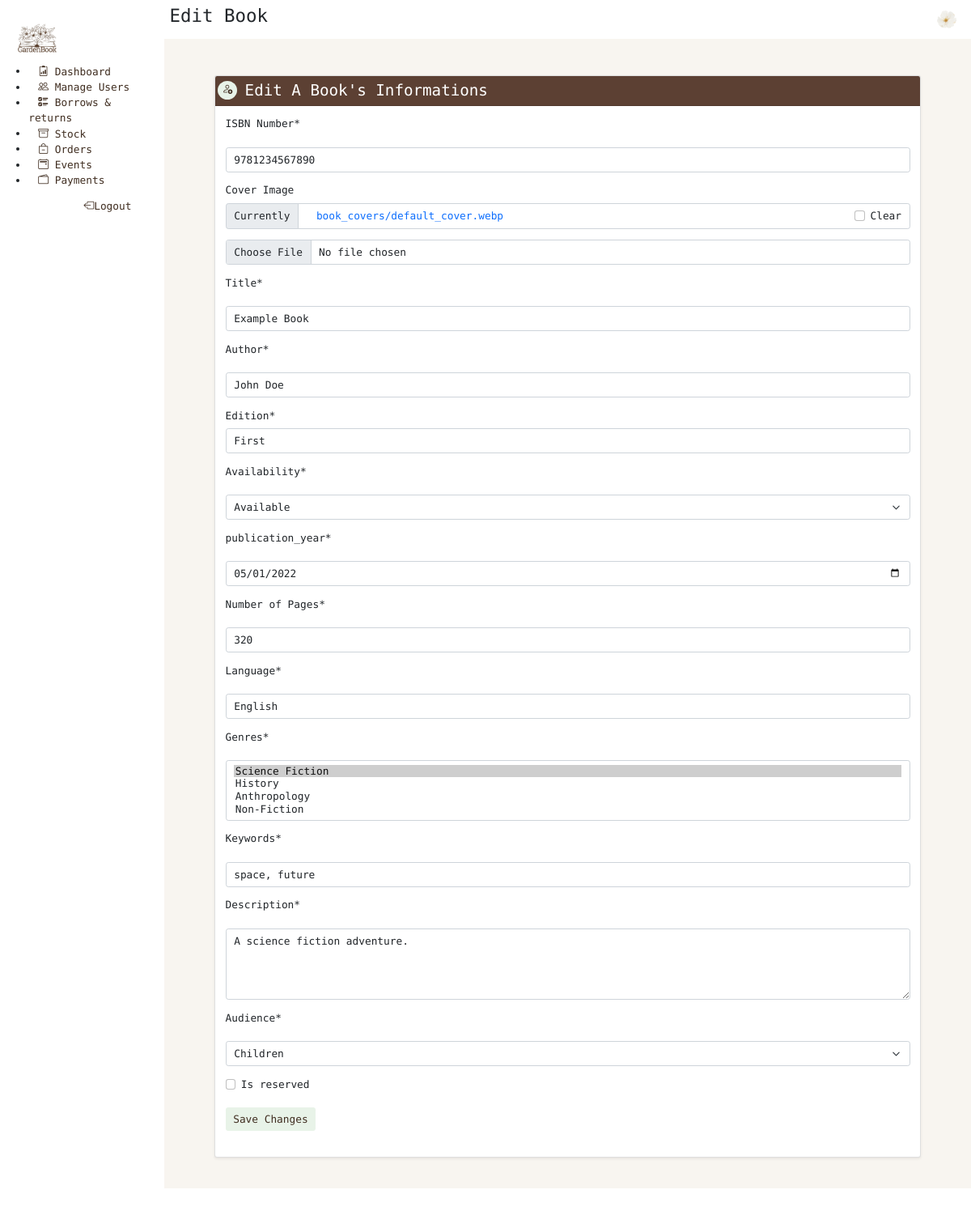
Page /edit-book/1/ (signed in) on the earlier database version.
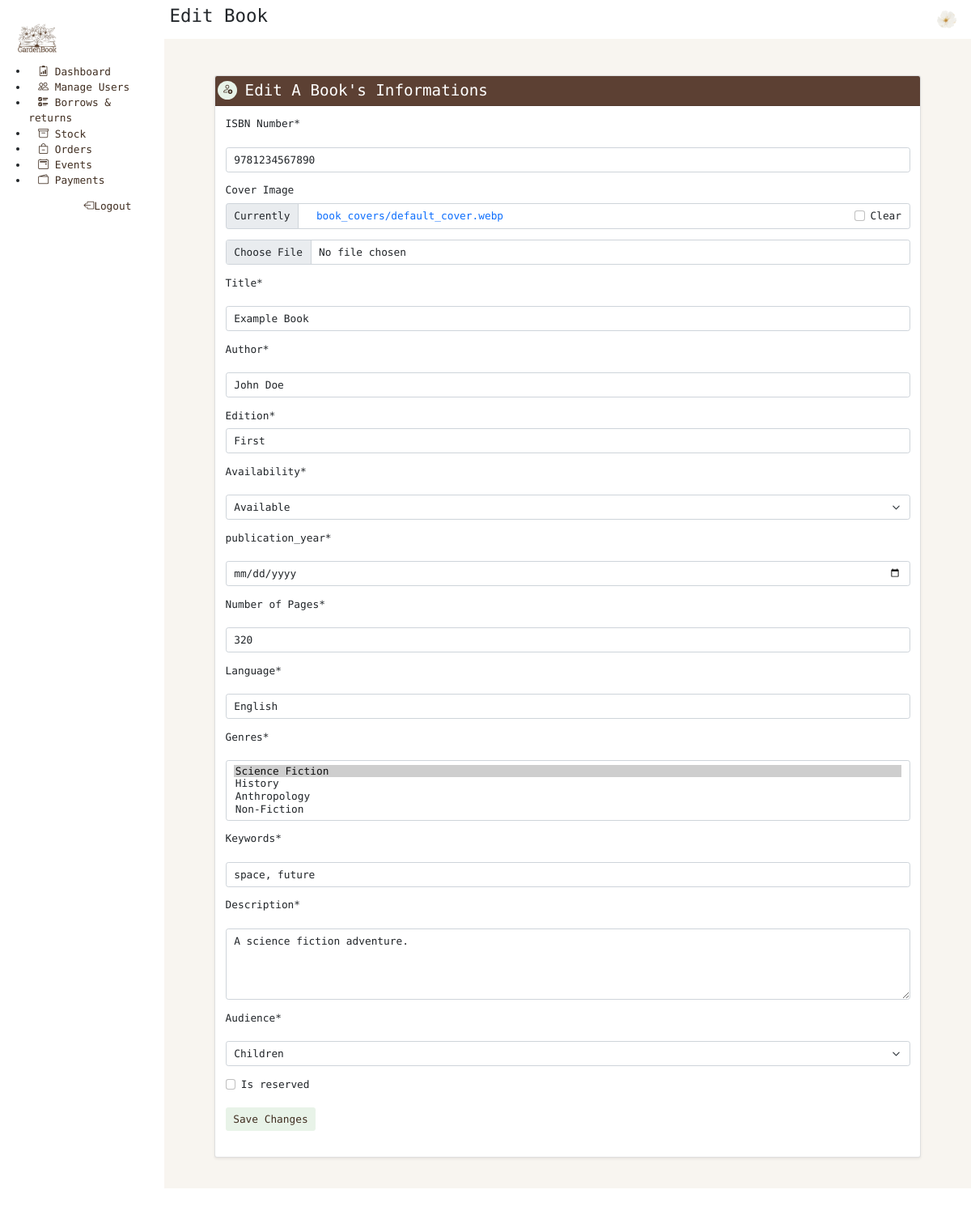
Same page on the later database version.
### theApp/models.py (models this page shows, shortened)
class Book(models.Model):
    ISBN = models.CharField(max_length=13, unique=True)
    cover = models.ImageField(upload_to='book_covers/', null=True, blank=True, default="book_covers/default_cover.webp") # 'ImageField' handels image uploads
    title = models.CharField(max_length=255,default="")
    author = models.CharField(max_length=255,default="")
    edition = models.CharField(max_length=255,default="")
    availability = models.CharField(max_length=30,choices=Availability.choices, default=Availability.AVAILABLE)
    publication_year = models.IntegerField(default=0)
    nbPage = models.IntegerField(default="")
    lang = models.CharField(max_length=244,default="")
    genres = models.ManyToManyField(Genre)
    keywords = models.CharField(max_length=244,default="")
    description = models.CharField(max_length=244,default="")
    audience = models.CharField(max_length=20, choices=AudienceType.choices, default="")
    review = models.IntegerField(default=0, validators=[
            MinValueValidator(0),
            MaxValueValidator(10)
        ])
    nb_borrows = models.IntegerField(default=0)
    date_creation = models.DateField(default=timezone.now)
    is_reserved = models.BooleanField(default=False)

### theApp/views.py (the view)
# urls.py: path('edit-book/<str:pk>/', views.edit_book, name='edit-book'),
@login_required(login_url='login')
def edit_book(request, pk):
  book = Book.objects.get(id = pk)
  form = CustomBookEditingForm(instance=book)
  if request.method == 'POST':
    form = CustomBookEditingForm(request.POST, instance=book)
    if form.is_valid():
      form.save()
      return redirect('stock')
  context = {'form' : form, 'book': book}
  return render(request, 'editBook.html', context)

### theApp/models.py (called while the page is built)
    def __str__(self):
        return self.name

### templates/editBook.html (shortened to what this page needs)
{% extends 'baseLibrarian.html' %}
{% load crispy_forms_tags %}
{% block page %}Edit Book{% endblock %}
{% block content %}
<div class="py-5 bg-light-brown">
  <div class="container mt-2">
    <div class="card shadow-sm">
      <div class="card-header bg-brown text-white">
        <div class="row">
          <div class="col-md-1 rounded-circle bg-green px-0 d-flex justify-content-center" style="width: 30px;"><i
              class="bi bi-person-add text-brown"></i></div>
          <h4 class="col mb-0 mx-auto">Edit A Book's Informations</h4>
        </div>
      </div>
      <div class="card-body">
        <form method="POST" enctype="multipart/form-data">
          {% crispy form %}
        </form>
      </div>
    </div>
  </div>
</div>
{% endblock %}

Differences in the rows shown:
changed Book "Example Book": publication_year "05/01/2022" → (not shown)
